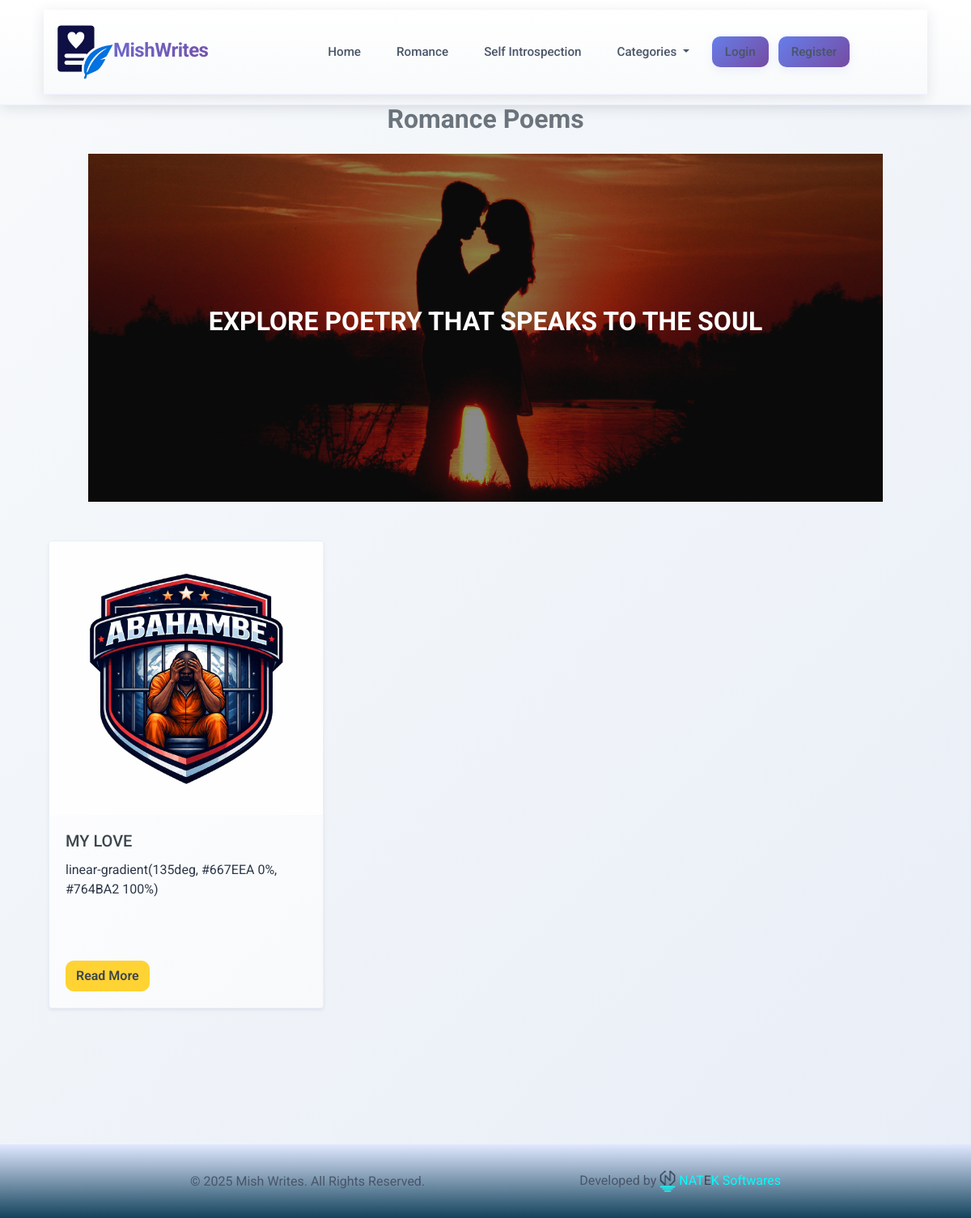
Screenshot of /category/romance with the database file from the repository.
### models.py (models this page shows, shortened)
class Poem(db.Model):
    id = db.Column(db.Integer, primary_key=True)
    title = db.Column(db.String(200), nullable=False)
    content = db.Column(db.Text, nullable=False)
    timestamp = db.Column(db.DateTime(timezone=True), server_default=func.now())
    category = db.Column(db.String(100), nullable=True)
    excerpt = db.Column(db.Text)
    thumbnail = db.Column(db.String(255))
    slug = db.Column(db.String(200), unique=True, nullable=False)  # ✅ NEW COLUMN
    author_id = db.Column(db.Integer, db.ForeignKey("user.id"), nullable=False)
    comments = db.relationship("Comment", backref="poem", lazy=True, cascade="all, delete-orphan")
    likes = db.relationship("Like", backref="poem", lazy=True, cascade="all, delete-orphan")
    def get_excerpt(self, length=300):
        soup = BeautifulSoup(self.content, "html.parser")
        text = soup.get_text("\n")  # preserve line breaks
        excerpt = text[:length].rstrip()
        if len(text) > length:
            excerpt += "..."
        return Markup(excerpt)

### app.py (the view)
@app.route("/category/<name>", methods=["GET", "POST"])
def category(name):
    poems = Poem.query.filter_by(category=name).order_by(Poem.id.desc()).all()
    nav_categories = [(c.category, c[1]) for c in db.session.query(Poem.category, func.count(Poem.id)).group_by(Poem.category).all()] #type: ignore
    nav_categories = nav_categories[:2]
    return render_template("category.html", poems=poems, category=name, categories=categories, nav_categories=nav_categories)

### app.py (called while the page is built)
@app.context_processor
def inject_nav_categories():
    rows = db.session.query(Poem.category, func.count(Poem.id)).group_by(Poem.category).all() #type: ignore
    nav_categories = [(c.category or 'uncategorized', c[1]) for c in rows]
    return dict(nav_categories=nav_categories)

### templates/category.html (shortened to what this page needs)
{% extends 'base.html' %}
{% block content %}
<div class="container py-5 col-lg-12">
    <h2 class="mb-4 text-center text-muted" style="text-transform: capitalize;">{{ category }} Poems</h2>
    <div class="container-fluid mb-5 col-lg-12">
        <div class="row px-xl-1">
            <div class="col-lg-12 col-sm-6">
                <div id="header-carousel" class="carousel slide col-lg-12 col-sm-6 carousel-fade mb-lg-0" style="width:100%" data-ride="carousel">
                    <div class="carousel-inner col-lg-12 col-sm-6">
                        <div class="carousel-item position-relative active" style="height: 430px;">
                            <img class="position-absolute" src="{{ url_for('static', filename='img/POETRY/cat-loving.jpg') }}" style="object-fit: cover; object-position: center; width: 100%">
                            <div class="carousel-caption d-flex flex-column align-items-center justify-content-center">
                                <h2 class="text-light text-uppercase font-weight-medium mb-3">Explore Poetry That Speaks To The Soul</h2>
                            </div>
                        </div>
                    </div>
                </div>
            </div>
        </div>
    </div>
    <div class="row">
        {% for poem in poems %}
        <div class="col-md-4 mb-4">
            <div class="card shadow-sm rounded">
                {% if poem.thumbnail %}
                <div class="w-100">
                    <img src="{{ url_for('static', filename=poem.thumbnail) }}" class="card-img-top rounded-top" alt="">
                </div>
                {% endif %}
                <div class="card-body" style="height: auto">
                    <h5 class="card-title">{{ poem.title }}</h5>
                    <div class="card-text" style="height: 100px;">
                        {{ poem.get_excerpt(150) }}
                    </div>
                    <a href="{{ url_for('poem', poem_id=poem.id, slug=poem.slug) }}" class="btn btn-primary mt-4">Read More</a>
                </div>
            </div>
        </div>
        {% endfor %}
    </div>
</div>
{% endblock %}

### static/css/modern.css (style rules this page uses)
:root { --primary-light: #F8FAFB; --primary-pale: #F0F4F9; --primary-accent: #E8EEF7; --secondary-accent: #DDE5F0; --gradient-primary: linear-gradient(135deg, #F8FAFB 0%, #F0F4F9 50%, #E8EEF7 100%); --gradient-soft: linear-gradient(135deg, #ffffff 0%, #F8FAFB 50%, #F0F4F9 100%); --gradient-accent: linear-gradient(135deg, #667EEA 0%, #764BA2 100%); --text-dark: #2D3748; --text-secondary: #4A5568; --text-light: #718096; --accent-purple: #667EEA; --accent-pink: #F687B3; --accent-teal: #48B6C4; --accent-coral: #F78E8A; --shadow-sm: 0 2px 8px rgba(45, 55, 72, 0.08); --shadow-md: 0 4px 16px rgba(45, 55, 72, 0.12); --shadow-lg: 0 8px 24px rgba(45, 55, 72, 0.15); --shadow-soft: 0 4px 12px rgba(102, 126, 234, 0.1); --radius-sm: 6px; --radius-md: 10px; --radius-lg: 14px; }
body { background: var(--gradient-primary) !important; background-attachment: fixed; color: var(--text-dark); font-family: 'Roboto', -apple-system, BlinkMacSystemFont, 'Segoe UI', sans-serif; min-height: 100vh; }
a { color: var(--accent-purple); text-decoration: none; transition: all 0.3s ease; }
.card { border: 1px solid rgba(102, 126, 234, 0.1); border-radius: var(--radius-lg); box-shadow: var(--shadow-md); background: linear-gradient(135deg, rgba(255, 255, 255, 0.9), rgba(248, 250, 251, 0.9)); }
.btn { border-radius: var(--radius-md); font-weight: 600; transition: all 0.3s cubic-bezier(0.4, 0, 0.2, 1); }

### rows the page displays
Poem: category "Romance", thumbnail (picture), title "MY LOVE", get_excerpt "linear-gradient(135deg, #667EEA 0%, #764BA2 100%)"

### other values shown
{{ cat.replace('-', ' ').title() }} "Romance" "Self Introspection"
